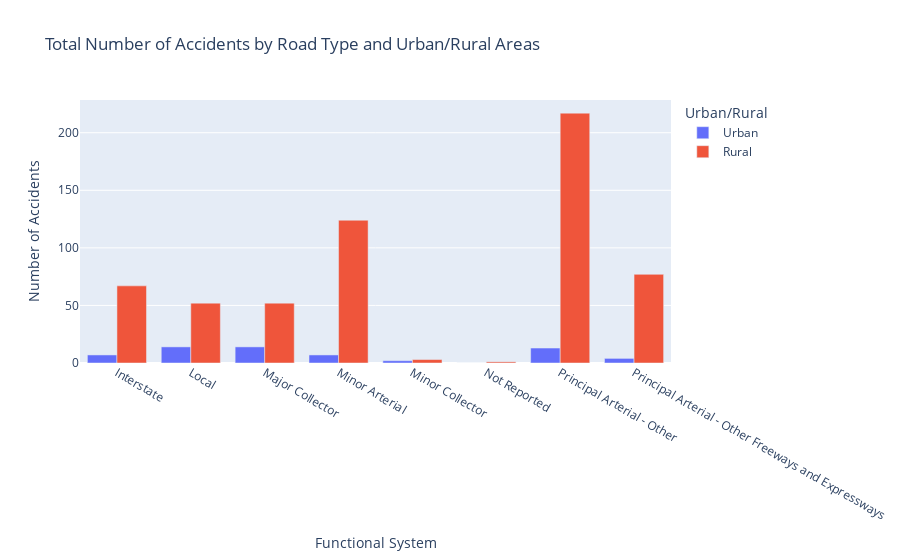

Notebook code for this chart:
### Code cell
# Blue is Urban and Red is Rural
# Make this horizontal bar
# Group the data by urban/rural and road type and compute the total accidents for each group
func_ru_grouped = filtered_data.groupby(['FUNC_SYSNAME', 'RUR_URB']).size().unstack(fill_value=0)

# Reset index
func_ru_grouped = func_ru_grouped.reset_index()

# Melt the dataframe
melted_data = func_ru_grouped.melt(id_vars='FUNC_SYSNAME', var_name='Urban/Rural', value_name='Number of Accidents')

# Create an interactive grouped bar plot using plotly express
fig = px.bar(melted_data, x='FUNC_SYSNAME', y='Number of Accidents', color='Urban/Rural',
             title='Total Number of Accidents by Road Type and Urban/Rural Areas',
             labels={'FUNC_SYSNAME': 'Functional System', 'Number of Accidents': 'Number of Accidents'},
             barmode='group')  # Display bars for urban and rural areas side by side
fig.update_layout(legend_title_text='Urban/Rural')
fig.for_each_trace(lambda trace: trace.update(name='Urban' if trace.name == '1' else 'Rural'))# Show plot
fig.show()

### Figure 1 — Plotly figure (JSON) as saved in the notebook; plotly's stock layout.template omitted (floating-point values rounded to 4 significant figures)
{"data": [{"alignmentgroup": "True", "hovertemplate": "Urban/Rural=1<br>Functional System=%{x}<br>Number of Accidents=%{y}<extra></extra>", "legendgroup": "1", "marker": {"color": "#636efa", "pattern": {"shape": ""}}, "name": "Urban", "offsetgroup": "1", "orientation": "v", "showlegend": true, "textposition": "auto", "type": "bar", "x": ["Interstate", "Local", "Major Collector", "Minor Arterial", "Minor Collector", "Not Reported", "Principal Arterial - Other", "Principal Arterial - Other Freeways and Expressways"], "xaxis": "x", "y": [7, 14, 14, 7, 2, 0, 13, 4], "yaxis": "y"}, {"alignmentgroup": "True", "hovertemplate": "Urban/Rural=2<br>Functional System=%{x}<br>Number of Accidents=%{y}<extra></extra>", "legendgroup": "2", "marker": {"color": "#EF553B", "pattern": {"shape": ""}}, "name": "Rural", "offsetgroup": "2", "orientation": "v", "showlegend": true, "textposition": "auto", "type": "bar", "x": ["Interstate", "Local", "Major Collector", "Minor Arterial", "Minor Collector", "Not Reported", "Principal Arterial - Other", "Principal Arterial - Other Freeways and Expressways"], "xaxis": "x", "y": [67, 52, 52, 124, 3, 1, 217, 77], "yaxis": "y"}], "layout": {"barmode": "group", "legend": {"title": {"text": "Urban/Rural"}, "tracegroupgap": 0}, "title": {"text": "Total Number of Accidents by Road Type and Urban/Rural Areas"}, "xaxis": {"anchor": "y", "domain": [0, 1], "title": {"text": "Functional System"}}, "yaxis": {"anchor": "x", "domain": [0, 1], "title": {"text": "Number of Accidents"}}}}
